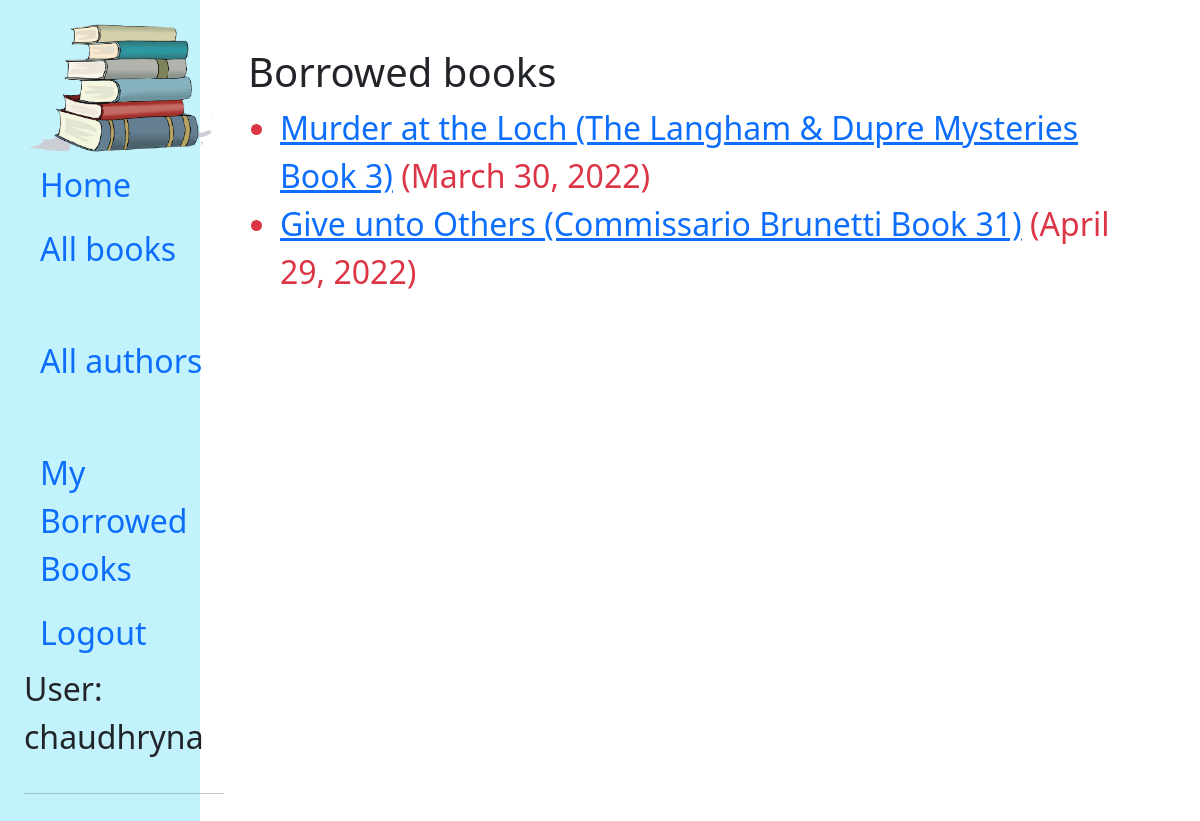
/catalog/mybooks/ (signed in), run on the app's committed database.
### catalog/models.py (models this page shows, shortened)
class BookInstance(models.Model):
    id = models.UUIDField(primary_key=True, default=uuid.uuid4, help_text='Unique ID for this particular book across whole library')
    book = models.ForeignKey('Book', on_delete=models.RESTRICT, null=True)
    imprint = models.CharField(max_length=200)
    due_back = models.DateField(null=True, blank=True)
    borrower = models.ForeignKey(User, on_delete=models.SET_NULL, null=True, blank=True)
    @property
    def is_overdue(self):
        if self.due_back and date.today() > self.due_back:
            return True
        return False
    LOAN_STATUS = (
        ('m', 'Maintenance'),
        ('o', 'On loan'),
        ('a', 'Available'),
        ('r', 'Reserved'),
    )
    status = models.CharField(
        max_length=1,
        choices=LOAN_STATUS,
        blank=True,
        default='m',
        help_text='Book availability',
    )
    class Meta:
        ordering = ['due_back']
        permissions = (("can_mark_returned", "Set book as returned"),)

class Book(models.Model):
    title = models.CharField(max_length=200)
    author = models.ForeignKey('Author', on_delete=models.SET_NULL, null=True)
    summary = models.TextField(max_length=1000, help_text='Enter a brief description of the book')
    isbn = models.CharField('ISBN', max_length=13, unique=True,
                             help_text='13 Character <a href="https://www.isbn-international.org/content/what-isbn">ISBN number</a>')
    genre = models.ManyToManyField(Genre, help_text='Select a genre for this book')
    language = models.ForeignKey('Language', on_delete=models.SET_NULL, null=True)
    class Meta:
        ordering = ['title', 'author']
    def display_genre(self):
        """Creates a string for the Genre. This is required to display genre in Admin."""
        return ', '.join([genre.name for genre in self.genre.all()[:3]])
    display_genre.short_description = 'Genre'

### catalog/views.py (the view)
# urls.py: path('mybooks/', views.LoanedBooksByUserListView.as_view(), name='my-borrowed'),
class LoanedBooksByUserListView(LoginRequiredMixin,generic.ListView):
    model = BookInstance
    template_name ='catalog/bookinstance_list_borrowed_user.html'
    paginate_by = 10
    def get_queryset(self):
        return BookInstance.objects.filter(borrower=self.request.user).filter(status__exact='o').order_by('due_back')

### catalog/templates/catalog/bookinstance_list_borrowed_user.html
{% extends "base_generic.html" %}
{% block content %}
<h1>Borrowed books</h1>
{% if bookinstance_list %}
<ul>
  {% for bookinst in bookinstance_list %}
  <li class="{% if bookinst.is_overdue %}text-danger{% endif %}">
    <a href="{% url 'book-detail' bookinst.book.pk %}">{{bookinst.book.title}}</a> ({{ bookinst.due_back }})
  </li>
  {% endfor %}
</ul>
{% else %}
<p>There are no books borrowed.</p>
{% endif %}
{% endblock %}

### catalog/templates/base_generic.html (shortened to what this page needs)
{% load static %}
<!DOCTYPE html>
<html lang="en">
  <head>
    <link href="https://cdn.jsdelivr.net/npm/bootstrap@5.1.3/dist/css/bootstrap.min.css" rel="stylesheet"
>
    <link rel="stylesheet" href="{% static '/css/styles.css' %}">
  </head>
  <body>
    <div class="container-fluid pt-0">
      <div class="row">
        <div class="col-sm-2 bg-info p-3 text-dark bg-opacity-25 pb-5" id="sidebar">
          {% block sidebar %}
          <nav class="nav flex-column p-2">
            <a href="#"><img width="200px" src="{% static '/images/book-logo.png' %}" alt="book logo"></a>
            <a class="nav-link active" href="{% url 'index' %}">Home</a>
            <a class="nav-link" href="{% url 'books' %}">All books</a>
            <a class="nav-link" href="{% url 'authors' %}">All authors</a>
            {% if user.is_authenticated %}
            <a class="nav-link" href="{% url 'my-borrowed' %}">My Borrowed Books</a>
            <a class="nav-link" href="{% url 'logout'%}?next={{request.path}}">Logout</a>
            {% else %}
            <a class="nav-link" href="{% url 'login'%}?next={{request.path}}">Login</a>
            {% endif %}
            {% if user.is_authenticated %}
            <p>User: {{ user.get_username }}</p>
            {% endif %}
            <hr>
            </nav>
          {% endblock %}
        </div>
        <div class="col-sm-10 p-5">
          {% block content %}{% endblock %}
        </div>
      </div>
    </div>
  </body>
</html>

### catalog/static/css/styles.css (style rules this page uses)
body { font-size: 2rem; }

### data on the page
BookInstance: book "Murder at the Loch (The Langham & Dupre Mysteries Book 3)", due_back "March 30, 2022"
BookInstance: book "Give unto Others (Commissario Brunetti Book 31)", due_back "April 29, 2022"

### other printed values
{{ user.get_username }} "chaudhryna"
